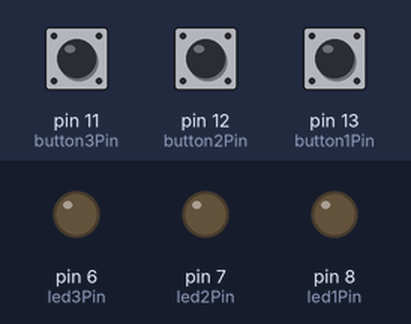
The sketch below on a simulated Arduino Uno, built with avr-gcc and run on an emulated ATmega328P. On the bench: output pins drawn as LEDs (lit = HIGH). Inputs (shaded band) come from the test bench; at power-on: pin 11 (button3Pin) HIGH, pin 12 (button2Pin) HIGH, pin 13 (button1Pin) HIGH.

Above: at 1.2 s.
1.3 s: pin 11 (button3Pin) pulled LOW for 0.15 s
At 1.37 s:
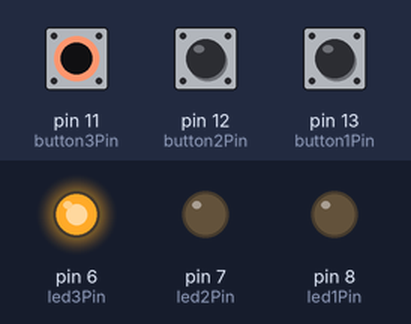
2.9 s: pin 12 (button2Pin) pulled LOW for 0.15 s
At 2.97 s:
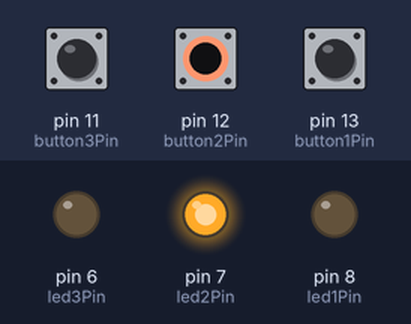
4.5 s: pin 13 (button1Pin) pulled LOW for 0.15 s
At 4.57 s:
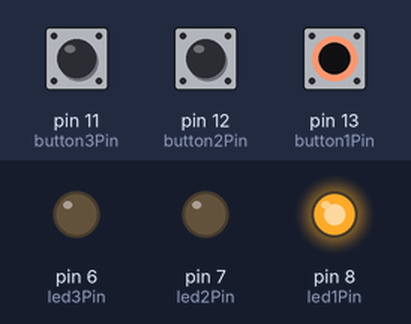
6.1 s: pin 13 (button1Pin) pulled LOW for 3.2 s
At 10.5 s:
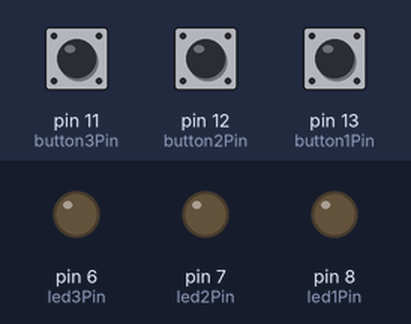
10.8 s: pin 11 (button3Pin) pulled LOW for 3.2 s
At 11.7 s:
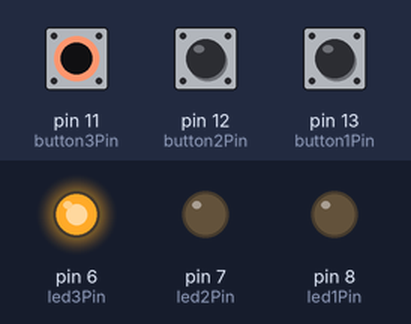
15.5 s: pin 11 (button3Pin) driven LOW and pin 12 (button2Pin) driven LOW
At 16.5 s:
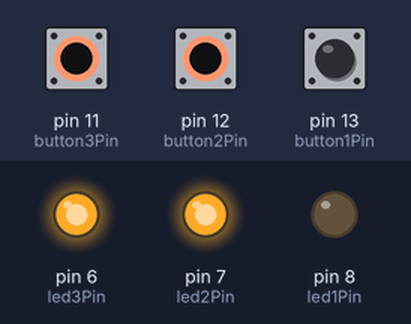
Timing chart, 0 to 18.0 s (numbered marks = the images above; inputs shaded):
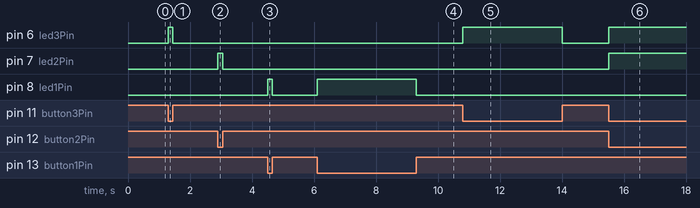

The sketch:

sketch_oct12b.ino
```cpp
int button1Pin = 13;  // Define pin for the first pushbutton
int button2Pin = 12;  // Define pin for the second pushbutton
int button3Pin = 11;  // Define pin for the third pushbutton

int led1Pin = 8;  // Define pin for the first LED
int led2Pin = 7;  // Define pin for the second LED
int led3Pin = 6;  // Define pin for the third LED

void setup() {
  // Set up pushbutton pins as inputs with pull-up resistors
  pinMode(button1Pin, INPUT_PULLUP);
  pinMode(button2Pin, INPUT_PULLUP);
  pinMode(button3Pin, INPUT_PULLUP);

  // Set up LED pins as outputs
  pinMode(led1Pin, OUTPUT);
  pinMode(led2Pin, OUTPUT);
  pinMode(led3Pin, OUTPUT);
}

void loop() {
  // Read the state of pushbuttons
  int buttonState1 = digitalRead(button1Pin);
  int buttonState2 = digitalRead(button2Pin);
  int buttonState3 = digitalRead(button3Pin);

  // Turn on the respective LEDs based on the pushbutton states
  digitalWrite(led1Pin, buttonState1 == LOW ? HIGH : LOW);
  digitalWrite(led2Pin, buttonState2 == LOW ? HIGH : LOW);
  digitalWrite(led3Pin, buttonState3 == LOW ? HIGH : LOW);
}
```

Measured:
- after the input at 1.3 s, pin 6 (led3Pin): LOW → HIGH at once, → LOW 0.15 s later
- after the input at 2.9 s, pin 7 (led2Pin): LOW → HIGH at once, → LOW 0.15 s later
- after the input at 4.5 s, pin 8 (led1Pin): LOW → HIGH at once, → LOW 0.15 s later
- after the input at 6.1 s, pin 8 (led1Pin): LOW → HIGH at once, → LOW 3.2 s later
- after the input at 10.8 s, pin 6 (led3Pin): LOW → HIGH at once, → LOW 3.2 s later
- after the input at 15.5 s, pin 6 (led3Pin), pin 7 (led2Pin): LOW → HIGH at once
